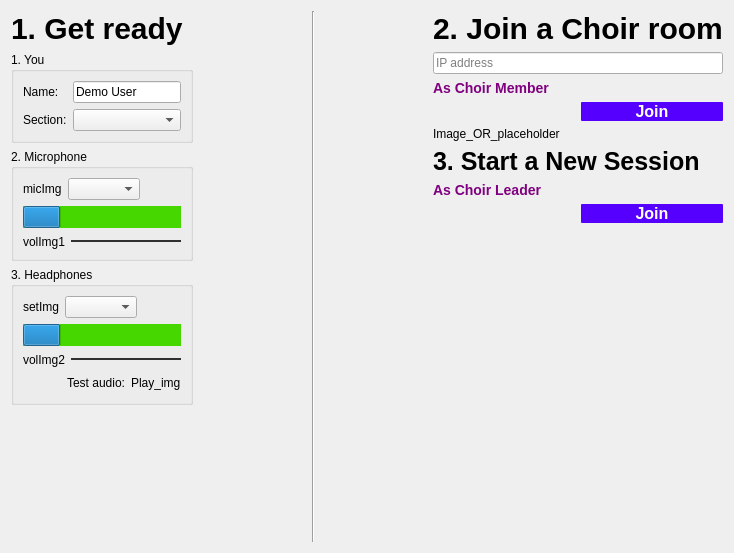
<?xml version="1.0" encoding="UTF-8"?>
<ui version="4.0">
 <class>FillDataPage</class>
 <widget class="QWidget" name="FillDataPage">
  <property name="geometry">
   <rect>
    <x>0</x>
    <y>0</y>
    <width>734</width>
    <height>553</height>
   </rect>
  </property>
  <property name="windowTitle">
   <string>Form</string>
  </property>
  <layout class="QHBoxLayout" name="horizontalLayout_10">
   <item>
    <layout class="QVBoxLayout" name="verticalLayout_6">
     <item>
      <widget class="QLabel" name="label">
       <property name="styleSheet">
        <string notr="true">font-size: 30px;
font-family: &quot;Comic Sans MS&quot;;
font: bold;</string>
       </property>
       <property name="text">
        <string>1. Get ready</string>
       </property>
      </widget>
     </item>
     <item>
      <widget class="QGroupBox" name="groupBox">
       <property name="styleSheet">
        <string notr="true">font-family: &quot;Comic Sans MS&quot;;</string>
       </property>
       <property name="title">
        <string>1. You</string>
       </property>
       <layout class="QHBoxLayout" name="horizontalLayout">
        <item>
         <layout class="QVBoxLayout" name="verticalLayout_2">
          <item>
           <widget class="QLabel" name="label_3">
            <property name="styleSheet">
             <string notr="true">font-family: &quot;Comic Sans MS&quot;;</string>
            </property>
            <property name="text">
             <string>Name:</string>
            </property>
           </widget>
          </item>
          <item>
           <widget class="QLabel" name="label_4">
            <property name="text">
             <string>Section:</string>
            </property>
           </widget>
          </item>
         </layout>
        </item>
        <item>
         <layout class="QVBoxLayout" name="verticalLayout_3">
          <item>
           <widget class="QLineEdit" name="lblName">
            <property name="text">
             <string>Demo User</string>
            </property>
            <property name="placeholderText">
             <string/>
            </property>
           </widget>
          </item>
          <item>
           <widget class="QComboBox" name="comboBox"/>
          </item>
         </layout>
        </item>
       </layout>
      </widget>
     </item>
     <item>
      <widget class="QGroupBox" name="groupBox_2">
       <property name="styleSheet">
        <string notr="true">font-family: &quot;Comic Sans MS&quot;;</string>
       </property>
       <property name="title">
        <string>2. Microphone</string>
       </property>
       <layout class="QVBoxLayout" name="verticalLayout_4">
        <item>
         <layout class="QHBoxLayout" name="horizontalLayout_3">
          <item>
           <widget class="QLabel" name="label_5">
            <property name="text">
             <string>micImg</string>
            </property>
           </widget>
          </item>
          <item>
           <layout class="QHBoxLayout" name="horizontalLayout_2">
            <item>
             <widget class="QComboBox" name="comboBox_2"/>
            </item>
            <item>
             <spacer name="horizontalSpacer_3">
              <property name="orientation">
               <enum>Qt::Horizontal</enum>
              </property>
              <property name="sizeHint" stdset="0">
               <size>
                <width>40</width>
                <height>20</height>
               </size>
              </property>
             </spacer>
            </item>
           </layout>
          </item>
         </layout>
        </item>
        <item>
         <widget class="QProgressBar" name="progressBar">
          <property name="styleSheet">
           <string notr="true">border: 0px ;
background-color: rgb(70, 215, 0);</string>
          </property>
          <property name="value">
           <number>24</number>
          </property>
          <property name="textVisible">
           <bool>false</bool>
          </property>
         </widget>
        </item>
        <item>
         <layout class="QGridLayout" name="gridLayout_3">
          <item row="0" column="0">
           <widget class="QLabel" name="label_6">
            <property name="text">
             <string>volImg1</string>
            </property>
           </widget>
          </item>
          <item row="0" column="1">
           <widget class="QSlider" name="horizontalSlider_2">
            <property name="styleSheet">
             <string notr="true">QSlider::groove:horizontal {
    border: 0px;
	
	background-color: rgb(48, 48, 48);
    height: 2px;
    margin: 0px;
    }
QSlider::handle:horizontal { 
	image: url(:/Images/Images/handle.png);
	border: 0px;
    height: 20px;
    width: 20px;
    margin: -15px 0px;
}</string>
            </property>
            <property name="orientation">
             <enum>Qt::Horizontal</enum>
            </property>
           </widget>
          </item>
         </layout>
        </item>
       </layout>
      </widget>
     </item>
     <item>
      <widget class="QGroupBox" name="groupBox_3">
       <property name="styleSheet">
        <string notr="true">font-family: &quot;Comic Sans MS&quot;;</string>
       </property>
       <property name="title">
        <string>3. Headphones</string>
       </property>
       <layout class="QVBoxLayout" name="verticalLayout_5">
        <item>
         <layout class="QHBoxLayout" name="horizontalLayout_5">
          <item>
           <widget class="QLabel" name="label_8">
            <property name="text">
             <string>setImg</string>
            </property>
           </widget>
          </item>
          <item>
           <layout class="QHBoxLayout" name="horizontalLayout_4">
            <item>
             <widget class="QComboBox" name="comboBox_3"/>
            </item>
            <item>
             <spacer name="horizontalSpacer_4">
              <property name="orientation">
               <enum>Qt::Horizontal</enum>
              </property>
              <property name="sizeHint" stdset="0">
               <size>
                <width>40</width>
                <height>20</height>
               </size>
              </property>
             </spacer>
            </item>
           </layout>
          </item>
         </layout>
        </item>
        <item>
         <widget class="QProgressBar" name="progressBar_2">
          <property name="styleSheet">
           <string notr="true">border: 0px ;
background-color: rgb(70, 215, 0);</string>
          </property>
          <property name="value">
           <number>24</number>
          </property>
          <property name="textVisible">
           <bool>false</bool>
          </property>
         </widget>
        </item>
        <item>
         <layout class="QHBoxLayout" name="horizontalLayout_7">
          <item>
           <widget class="QLabel" name="label_7">
            <property name="text">
             <string>volImg2</string>
            </property>
           </widget>
          </item>
          <item>
           <widget class="QSlider" name="horizontalSlider">
            <property name="styleSheet">
             <string notr="true">QSlider::groove:horizontal {
    border: 0px;
	background-color: rgb(48, 48, 48);
    height: 2px;
    margin: 0px;
    }
QSlider::handle:horizontal { 
	image: url(:/Images/Images/handle.png);
	border: 0px;
    height: 20px;
    width: 20px;
    margin: -15px 0px;
}</string>
            </property>
            <property name="orientation">
             <enum>Qt::Horizontal</enum>
            </property>
           </widget>
          </item>
         </layout>
        </item>
        <item>
         <layout class="QHBoxLayout" name="horizontalLayout_9">
          <item>
           <layout class="QHBoxLayout" name="horizontalLayout_8">
            <item>
             <spacer name="horizontalSpacer_5">
              <property name="orientation">
               <enum>Qt::Horizontal</enum>
              </property>
              <property name="sizeHint" stdset="0">
               <size>
                <width>40</width>
                <height>20</height>
               </size>
              </property>
             </spacer>
            </item>
            <item>
             <widget class="QLabel" name="label_9">
              <property name="text">
               <string>Test audio:</string>
              </property>
             </widget>
            </item>
           </layout>
          </item>
          <item>
           <widget class="QLabel" name="label_10">
            <property name="text">
             <string>Play_img</string>
            </property>
           </widget>
          </item>
         </layout>
        </item>
       </layout>
      </widget>
     </item>
     <item>
      <spacer name="verticalSpacer_2">
       <property name="orientation">
        <enum>Qt::Vertical</enum>
       </property>
       <property name="sizeHint" stdset="0">
        <size>
         <width>20</width>
         <height>28</height>
        </size>
       </property>
      </spacer>
     </item>
    </layout>
   </item>
   <item>
    <spacer name="horizontalSpacer">
     <property name="orientation">
      <enum>Qt::Horizontal</enum>
     </property>
     <property name="sizeHint" stdset="0">
      <size>
       <width>54</width>
       <height>20</height>
      </size>
     </property>
    </spacer>
   </item>
   <item>
    <widget class="Line" name="line">
     <property name="orientation">
      <enum>Qt::Vertical</enum>
     </property>
    </widget>
   </item>
   <item>
    <spacer name="horizontalSpacer_2">
     <property name="orientation">
      <enum>Qt::Horizontal</enum>
     </property>
     <property name="sizeHint" stdset="0">
      <size>
       <width>54</width>
       <height>20</height>
      </size>
     </property>
    </spacer>
   </item>
   <item>
    <layout class="QVBoxLayout" name="verticalLayout_7">
     <item>
      <layout class="QVBoxLayout" name="verticalLayout">
       <item>
        <layout class="QGridLayout" name="gridLayout_2">
         <item row="3" column="1">
          <widget class="QPushButton" name="pushButton">
           <property name="enabled">
            <bool>true</bool>
           </property>
           <property name="styleSheet">
            <string notr="true">font-size: 16px;
font-family: &quot;Comic Sans MS&quot;;
font: bold;
color: rgb(255, 255, 255);
border-radius: 1px;
background-color: rgb(85, 0, 255);
/*For getting optimal results i will add an Image as background fot the button*/</string>
           </property>
           <property name="text">
            <string>Join</string>
           </property>
          </widget>
         </item>
         <item row="2" column="0">
          <widget class="QLabel" name="label_12">
           <property name="styleSheet">
            <string notr="true">font-size: 14px;
font-family: &quot;Comic Sans MS&quot;;
font: bold;
color: purple</string>
           </property>
           <property name="text">
            <string>As Choir Member</string>
           </property>
          </widget>
         </item>
         <item row="1" column="0" colspan="2">
          <widget class="QLineEdit" name="lineEdit">
           <property name="placeholderText">
            <string>IP address</string>
           </property>
          </widget>
         </item>
         <item row="0" column="0" colspan="2">
          <widget class="QLabel" name="label_2">
           <property name="styleSheet">
            <string notr="true">font-size: 30px;
font-family: &quot;Comic Sans MS&quot;;
font: bold</string>
           </property>
           <property name="text">
            <string>2. Join a Choir room</string>
           </property>
          </widget>
         </item>
        </layout>
       </item>
       <item>
        <widget class="QLabel" name="Image_OR">
         <property name="text">
          <string>Image_OR_placeholder</string>
         </property>
        </widget>
       </item>
       <item>
        <layout class="QGridLayout" name="gridLayout">
         <item row="0" column="0" colspan="2">
          <widget class="QLabel" name="label_11">
           <property name="styleSheet">
            <string notr="true">font-size: 25px;
font-family: &quot;Comic Sans MS&quot;;
font: bold</string>
           </property>
           <property name="text">
            <string>3. Start a New Session</string>
           </property>
          </widget>
         </item>
         <item row="1" column="0">
          <widget class="QLabel" name="label_13">
           <property name="styleSheet">
            <string notr="true">font-size: 14px;
font-family: &quot;Comic Sans MS&quot;;
font: bold;
color: purple</string>
           </property>
           <property name="text">
            <string>As Choir Leader</string>
           </property>
          </widget>
         </item>
         <item row="2" column="1">
          <widget class="QPushButton" name="pushButton_2">
           <property name="enabled">
            <bool>true</bool>
           </property>
           <property name="styleSheet">
            <string notr="true">font-size: 16px;
font-family: &quot;Comic Sans MS&quot;;
font: bold;
color: rgb(255, 255, 255);
border-radius: 1px;
background-color: rgb(85, 0, 255);
/*For getting optimal results i will add an Image as background fot the button*/</string>
           </property>
           <property name="text">
            <string>Join</string>
           </property>
          </widget>
         </item>
        </layout>
       </item>
      </layout>
     </item>
     <item>
      <spacer name="verticalSpacer_4">
       <property name="orientation">
        <enum>Qt::Vertical</enum>
       </property>
       <property name="sizeHint" stdset="0">
        <size>
         <width>20</width>
         <height>28</height>
        </size>
       </property>
      </spacer>
     </item>
    </layout>
   </item>
  </layout>
 </widget>
 <resources/>
 <connections/>
</ui>
